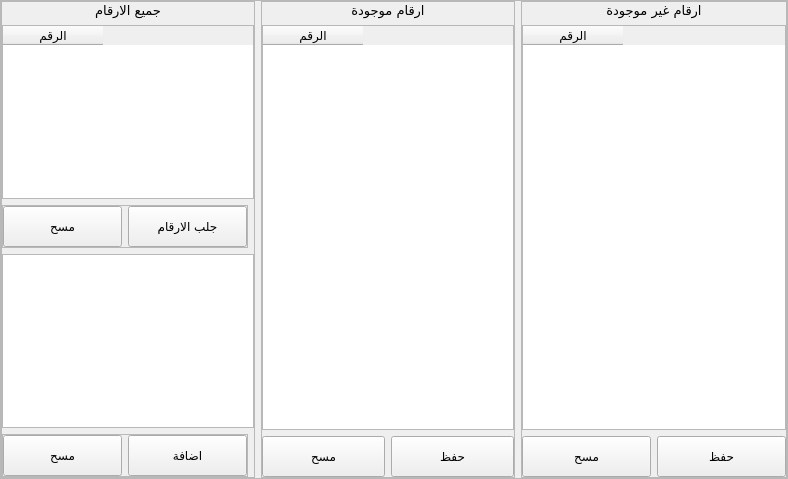
            <widget class="QFrame" name="frame_8">
             <property name="sizePolicy">
              <sizepolicy hsizetype="Expanding" vsizetype="Expanding">
               <horstretch>0</horstretch>
               <verstretch>0</verstretch>
              </sizepolicy>
             </property>
             <property name="frameShape">
              <enum>QFrame::StyledPanel</enum>
             </property>
             <property name="frameShadow">
              <enum>QFrame::Raised</enum>
             </property>
             <layout class="QGridLayout" name="gridLayout_6" rowstretch="0,0,0,0" columnstretch="1,1,1,0,0">
              <property name="leftMargin">
               <number>0</number>
              </property>
              <property name="topMargin">
               <number>0</number>
              </property>
              <property name="rightMargin">
               <number>0</number>
              </property>
              <property name="bottomMargin">
               <number>0</number>
              </property>
              <item row="1" column="0" rowspan="3">
               <widget class="QFrame" name="frame_33">
                <property name="sizePolicy">
                 <sizepolicy hsizetype="Expanding" vsizetype="Expanding">
                  <horstretch>0</horstretch>
                  <verstretch>0</verstretch>
                 </sizepolicy>
                </property>
                <property name="frameShape">
                 <enum>QFrame::StyledPanel</enum>
                </property>
                <property name="frameShadow">
                 <enum>QFrame::Raised</enum>
                </property>
                <layout class="QGridLayout" name="gridLayout_40" rowstretch="0,8,2,8,2">
                 <property name="leftMargin">
                  <number>0</number>
                 </property>
                 <property name="topMargin">
                  <number>0</number>
                 </property>
                 <property name="rightMargin">
                  <number>0</number>
                 </property>
                 <property name="bottomMargin">
                  <number>0</number>
                 </property>
                 <item row="2" column="0">
                  <widget class="QFrame" name="frame_34">
                   <property name="sizePolicy">
                    <sizepolicy hsizetype="Expanding" vsizetype="Expanding">
                     <horstretch>0</horstretch>
                     <verstretch>0</verstretch>
                    </sizepolicy>
                   </property>
                   <property name="frameShape">
                    <enum>QFrame::StyledPanel</enum>
                   </property>
                   <property name="frameShadow">
                    <enum>QFrame::Raised</enum>
                   </property>
                   <layout class="QGridLayout" name="gridLayout_41">
                    <property name="leftMargin">
                     <number>0</number>
                    </property>
                    <property name="topMargin">
                     <number>0</number>
                    </property>
                    <property name="rightMargin">
                     <number>0</number>
                    </property>
                    <property name="bottomMargin">
                     <number>0</number>
                    </property>
                    <property name="verticalSpacing">
                     <number>0</number>
                    </property>
                    <item row="0" column="0">
                     <widget class="QPushButton" name="pushButton_14">
                      <property name="sizePolicy">
                       <sizepolicy hsizetype="Expanding" vsizetype="Expanding">
                        <horstretch>0</horstretch>
                        <verstretch>0</verstretch>
                       </sizepolicy>
                      </property>
                      <property name="maximumSize">
                       <size>
                        <width>16777215</width>
                        <height>16777215</height>
                       </size>
                      </property>
                      <property name="font">
                       <font>
                        <family>Almarai</family>
                        <pointsize>9</pointsize>
                        <weight>50</weight>
                        <bold>false</bold>
                       </font>
                      </property>
                      <property name="cursor">
                       <cursorShape>PointingHandCursor</cursorShape>
                      </property>
                      <property name="text">
                       <string>مسح</string>
                      </property>
                      <property name="iconSize">
                       <size>
                        <width>200</width>
                        <height>50</height>
                       </size>
                      </property>
                     </widget>
                    </item>
                    <item row="0" column="1">
                     <widget class="QPushButton" name="pushButton_9">
                      <property name="sizePolicy">
                       <sizepolicy hsizetype="Expanding" vsizetype="Expanding">
                        <horstretch>0</horstretch>
                        <verstretch>0</verstretch>
                       </sizepolicy>
                      </property>
                      <property name="maximumSize">
                       <size>
                        <width>16777215</width>
                        <height>16777215</height>
                       </size>
                      </property>
                      <property name="font">
                       <font>
                        <family>Almarai</family>
                        <pointsize>9</pointsize>
                        <weight>50</weight>
                        <bold>false</bold>
                       </font>
                      </property>
                      <property name="cursor">
                       <cursorShape>PointingHandCursor</cursorShape>
                      </property>
                      <property name="text">
                       <string>جلب الارقام</string>
                      </property>
                      <property name="iconSize">
                       <size>
                        <width>200</width>
                        <height>50</height>
                       </size>
                      </property>
                     </widget>
                    </item>
                   </layout>
                  </widget>
                 </item>
                 <item row="3" column="0" colspan="2">
                  <widget class="QTextEdit" name="textEdit_3">
                   <property name="sizePolicy">
                    <sizepolicy hsizetype="Expanding" vsizetype="Expanding">
                     <horstretch>0</horstretch>
                     <verstretch>0</verstretch>
                    </sizepolicy>
                   </property>
                   <property name="minimumSize">
                    <size>
                     <width>0</width>
                     <height>0</height>
                    </size>
                   </property>
                   <property name="maximumSize">
                    <size>
                     <width>16777215</width>
                     <height>16777215</height>
                    </size>
                   </property>
                   <property name="font">
                    <font>
                     <pointsize>11</pointsize>
                    </font>
                   </property>
                  </widget>
                 </item>
                 <item row="1" column="0" colspan="2">
                  <widget class="QTableWidget" name="tableWidget_2">
                   <property name="sizePolicy">
                    <sizepolicy hsizetype="Expanding" vsizetype="Expanding">
                     <horstretch>0</horstretch>
                     <verstretch>0</verstretch>
                    </sizepolicy>
                   </property>
                   <property name="layoutDirection">
                    <enum>Qt::LeftToRight</enum>
                   </property>
                   <property name="autoFillBackground">
                    <bool>false</bool>
                   </property>
                   <property name="textElideMode">
                    <enum>Qt::ElideRight</enum>
                   </property>
                   <attribute name="horizontalHeaderStretchLastSection">
                    <bool>false</bool>
                   </attribute>
                   <column>
                    <property name="text">
                     <string>الرقم</string>
                    </property>
                   </column>
                  </widget>
                 </item>
                 <item row="4" column="0">
                  <widget class="QFrame" name="frame_38">
                   <property name="sizePolicy">
                    <sizepolicy hsizetype="Expanding" vsizetype="Expanding">
                     <horstretch>0</horstretch>
                     <verstretch>0</verstretch>
                    </sizepolicy>
                   </property>
                   <property name="frameShape">
                    <enum>QFrame::StyledPanel</enum>
                   </property>
                   <property name="frameShadow">
                    <enum>QFrame::Raised</enum>
                   </property>
                   <layout class="QGridLayout" name="gridLayout_44">
                    <property name="leftMargin">
                     <number>0</number>
                    </property>
                    <property name="topMargin">
                     <number>0</number>
                    </property>
                    <property name="rightMargin">
                     <number>0</number>
                    </property>
                    <property name="bottomMargin">
                     <number>0</number>
                    </property>
                    <item row="0" column="0">
                     <widget class="QPushButton" name="pushButton_42">
                      <property name="sizePolicy">
                       <sizepolicy hsizetype="Expanding" vsizetype="Expanding">
                        <horstretch>0</horstretch>
                        <verstretch>0</verstretch>
                       </sizepolicy>
                      </property>
                      <property name="maximumSize">
                       <size>
                        <width>16777215</width>
                        <height>16777215</height>
                       </size>
                      </property>
                      <property name="font">
                       <font>
                        <family>Almarai</family>
                        <pointsize>9</pointsize>
                        <weight>50</weight>
                        <bold>false</bold>
                       </font>
                      </property>
                      <property name="cursor">
                       <cursorShape>PointingHandCursor</cursorShape>
                      </property>
                      <property name="text">
                       <string>مسح</string>
                      </property>
                      <property name="iconSize">
                       <size>
                        <width>200</width>
                        <height>50</height>
                       </size>
                      </property>
                     </widget>
                    </item>
                    <item row="0" column="1">
                     <widget class="QPushButton" name="pushButton_43">
                      <property name="sizePolicy">
                       <sizepolicy hsizetype="Expanding" vsizetype="Expanding">
                        <horstretch>0</horstretch>
                        <verstretch>0</verstretch>
                       </sizepolicy>
                      </property>
                      <property name="maximumSize">
                       <size>
                        <width>16777215</width>
                        <height>16777215</height>
                       </size>
                      </property>
                      <property name="font">
                       <font>
                        <family>Almarai</family>
                        <pointsize>9</pointsize>
                        <weight>50</weight>
                        <bold>false</bold>
                       </font>
                      </property>
                      <property name="cursor">
                       <cursorShape>PointingHandCursor</cursorShape>
                      </property>
                      <property name="text">
                       <string>اضافة</string>
                      </property>
                      <property name="iconSize">
                       <size>
                        <width>200</width>
                        <height>50</height>
                       </size>
                      </property>
                     </widget>
                    </item>
                   </layout>
                  </widget>
                 </item>
                 <item row="0" column="0" colspan="2">
                  <widget class="QLabel" name="label_8">
                   <property name="sizePolicy">
                    <sizepolicy hsizetype="Expanding" vsizetype="Expanding">
                     <horstretch>0</horstretch>
                     <verstretch>0</verstretch>
                    </sizepolicy>
                   </property>
                   <property name="maximumSize">
                    <size>
                     <width>16777215</width>
                     <height>16777215</height>
                    </size>
                   </property>
                   <property name="font">
                    <font>
                     <family>Almarai</family>
                     <pointsize>10</pointsize>
                     <weight>50</weight>
                     <bold>false</bold>
                    </font>
                   </property>
                   <property name="layoutDirection">
                    <enum>Qt::LeftToRight</enum>
                   </property>
                   <property name="text">
                    <string>جميع الارقام</string>
                   </property>
                   <property name="alignment">
                    <set>Qt::AlignCenter</set>
                   </property>
                  </widget>
                 </item>
                </layout>
               </widget>
              </item>
              <item row="1" column="1" rowspan="3">
               <widget class="QFrame" name="frame_39">
                <property name="frameShape">
                 <enum>QFrame::StyledPanel</enum>
                </property>
                <property name="frameShadow">
                 <enum>QFrame::Raised</enum>
                </property>
                <layout class="QGridLayout" name="gridLayout_45" rowstretch="0,10,1">
                 <property name="leftMargin">
                  <number>0</number>
                 </property>
                 <property name="topMargin">
                  <number>0</number>
                 </property>
                 <property name="rightMargin">
                  <number>0</number>
                 </property>
                 <property name="bottomMargin">
                  <number>0</number>
                 </property>
                 <item row="2" column="0">
                  <widget class="QPushButton" name="pushButton_23">
                   <property name="sizePolicy">
                    <sizepolicy hsizetype="Expanding" vsizetype="Expanding">
                     <horstretch>0</horstretch>
                     <verstretch>0</verstretch>
                    </sizepolicy>
                   </property>
                   <property name="maximumSize">
                    <size>
                     <width>16777215</width>
                     <height>16777215</height>
                    </size>
                   </property>
                   <property name="font">
                    <font>
                     <family>Almarai</family>
                     <pointsize>9</pointsize>
                     <weight>50</weight>
                     <bold>false</bold>
                    </font>
                   </property>
                   <property name="cursor">
                    <cursorShape>PointingHandCursor</cursorShape>
                   </property>
                   <property name="text">
                    <string>مسح</string>
                   </property>
                   <property name="iconSize">
                    <size>
                     <width>200</width>
                     <height>50</height>
                    </size>
                   </property>
                  </widget>
                 </item>
                 <item row="2" column="1">
                  <widget class="QPushButton" name="pushButton_13">
                   <property name="sizePolicy">
                    <sizepolicy hsizetype="Expanding" vsizetype="Expanding">
                     <horstretch>0</horstretch>
                     <verstretch>0</verstretch>
                    </sizepolicy>
                   </property>
                   <property name="maximumSize">
                    <size>
                     <width>16777215</width>
                     <height>16777215</height>
                    </size>
                   </property>
                   <property name="font">
                    <font>
                     <family>Almarai</family>
                     <pointsize>9</pointsize>
                     <weight>50</weight>
                     <bold>false</bold>
                    </font>
                   </property>
                   <property name="cursor">
                    <cursorShape>PointingHandCursor</cursorShape>
                   </property>
                   <property name="text">
                    <string>حفظ</string>
                   </property>
                   <property name="iconSize">
                    <size>
                     <width>200</width>
                     <height>50</height>
                    </size>
                   </property>
                  </widget>
                 </item>
                 <item row="1" column="0" colspan="2">
                  <widget class="QTableWidget" name="tableWidget_8">
                   <property name="sizePolicy">
                    <sizepolicy hsizetype="Expanding" vsizetype="Expanding">
                     <horstretch>0</horstretch>
                     <verstretch>0</verstretch>
                    </sizepolicy>
                   </property>
                   <property name="layoutDirection">
                    <enum>Qt::LeftToRight</enum>
                   </property>
                   <property name="autoFillBackground">
                    <bool>false</bool>
                   </property>
                   <property name="styleSheet">
                    <string notr="true"/>
                   </property>
                   <property name="textElideMode">
                    <enum>Qt::ElideRight</enum>
                   </property>
                   <property name="sortingEnabled">
                    <bool>false</bool>
                   </property>
                   <attribute name="horizontalHeaderStretchLastSection">
                    <bool>false</bool>
                   </attribute>
                   <attribute name="verticalHeaderCascadingSectionResizes">
                    <bool>false</bool>
                   </attribute>
                   <column>
                    <property name="text">
                     <string>الرقم</string>
                    </property>
                   </column>
                  </widget>
                 </item>
                 <item row="0" column="0" colspan="2">
                  <widget class="QLabel" name="label_9">
                   <property name="sizePolicy">
                    <sizepolicy hsizetype="Expanding" vsizetype="Expanding">
                     <horstretch>0</horstretch>
                     <verstretch>0</verstretch>
                    </sizepolicy>
                   </property>
                   <property name="maximumSize">
                    <size>
                     <width>16777215</width>
                     <height>16777215</height>
                    </size>
                   </property>
                   <property name="font">
                    <font>
                     <family>Almarai</family>
                     <pointsize>10</pointsize>
                     <weight>50</weight>
                     <bold>false</bold>
                    </font>
                   </property>
                   <property name="layoutDirection">
                    <enum>Qt::LeftToRight</enum>
                   </property>
                   <property name="text">
                    <string>ارقام موجودة</string>
                   </property>
                   <property name="alignment">
                    <set>Qt::AlignCenter</set>
                   </property>
                  </widget>
                 </item>
                </layout>
               </widget>
              </item>
              <item row="1" column="2" rowspan="3" colspan="3">
               <widget class="QFrame" name="frame_40">
                <property name="frameShape">
                 <enum>QFrame::StyledPanel</enum>
                </property>
                <property name="frameShadow">
                 <enum>QFrame::Raised</enum>
                </property>
                <layout class="QGridLayout" name="gridLayout_46" rowstretch="0,10,1,0">
                 <property name="leftMargin">
                  <number>0</number>
                 </property>
                 <property name="topMargin">
                  <number>0</number>
                 </property>
                 <property name="rightMargin">
                  <number>0</number>
                 </property>
                 <property name="bottomMargin">
                  <number>0</number>
                 </property>
                 <item row="1" column="0" colspan="2">
                  <widget class="QTableWidget" name="tableWidget_9">
                   <property name="sizePolicy">
                    <sizepolicy hsizetype="Expanding" vsizetype="Expanding">
                     <horstretch>0</horstretch>
                     <verstretch>0</verstretch>
                    </sizepolicy>
                   </property>
                   <property name="layoutDirection">
                    <enum>Qt::LeftToRight</enum>
                   </property>
                   <property name="autoFillBackground">
                    <bool>false</bool>
                   </property>
                   <property name="textElideMode">
                    <enum>Qt::ElideRight</enum>
                   </property>
                   <attribute name="horizontalHeaderStretchLastSection">
                    <bool>false</bool>
                   </attribute>
                   <column>
                    <property name="text">
                     <string>الرقم</string>
                    </property>
                   </column>
                  </widget>
                 </item>
                 <item row="0" column="0" colspan="2">
                  <widget class="QLabel" name="label_10">
                   <property name="sizePolicy">
                    <sizepolicy hsizetype="Expanding" vsizetype="Expanding">
                     <horstretch>0</horstretch>
                     <verstretch>0</verstretch>
                    </sizepolicy>
                   </property>
                   <property name="maximumSize">
                    <size>
                     <width>16777215</width>
                     <height>16777215</height>
                    </size>
                   </property>
                   <property name="font">
                    <font>
                     <family>Almarai</family>
                     <pointsize>10</pointsize>
                     <weight>50</weight>
                     <bold>false</bold>
                    </font>
                   </property>
                   <property name="layoutDirection">
                    <enum>Qt::LeftToRight</enum>
                   </property>
                   <property name="text">
                    <string>ارقام غير موجودة</string>
                   </property>
                   <property name="alignment">
                    <set>Qt::AlignCenter</set>
                   </property>
                  </widget>
                 </item>
                 <item row="2" column="1" rowspan="2">
                  <widget class="QPushButton" name="pushButton_36">
                   <property name="sizePolicy">
                    <sizepolicy hsizetype="Expanding" vsizetype="Expanding">
                     <horstretch>0</horstretch>
                     <verstretch>0</verstretch>
                    </sizepolicy>
                   </property>
                   <property name="maximumSize">
                    <size>
                     <width>16777215</width>
                     <height>16777215</height>
                    </size>
                   </property>
                   <property name="font">
                    <font>
                     <family>Almarai</family>
                     <pointsize>9</pointsize>
                     <weight>50</weight>
                     <bold>false</bold>
                    </font>
                   </property>
                   <property name="cursor">
                    <cursorShape>PointingHandCursor</cursorShape>
                   </property>
                   <property name="text">
                    <string>حفظ</string>
                   </property>
                   <property name="iconSize">
                    <size>
                     <width>200</width>
                     <height>50</height>
                    </size>
                   </property>
                  </widget>
                 </item>
                 <item row="2" column="0" rowspan="2">
                  <widget class="QPushButton" name="pushButton_37">
                   <property name="sizePolicy">
                    <sizepolicy hsizetype="Expanding" vsizetype="Expanding">
                     <horstretch>0</horstretch>
                     <verstretch>0</verstretch>
                    </sizepolicy>
                   </property>
                   <property name="maximumSize">
                    <size>
                     <width>16777215</width>
                     <height>16777215</height>
                    </size>
                   </property>
                   <property name="font">
                    <font>
                     <family>Almarai</family>
                     <pointsize>9</pointsize>
                     <weight>50</weight>
                     <bold>false</bold>
                    </font>
                   </property>
                   <property name="cursor">
                    <cursorShape>PointingHandCursor</cursorShape>
                   </property>
                   <property name="text">
                    <string>مسح</string>
                   </property>
                   <property name="iconSize">
                    <size>
                     <width>200</width>
                     <height>50</height>
                    </size>
                   </property>
                  </widget>
                 </item>
                </layout>
               </widget>
              </item>
             </layout>
            </widget>
